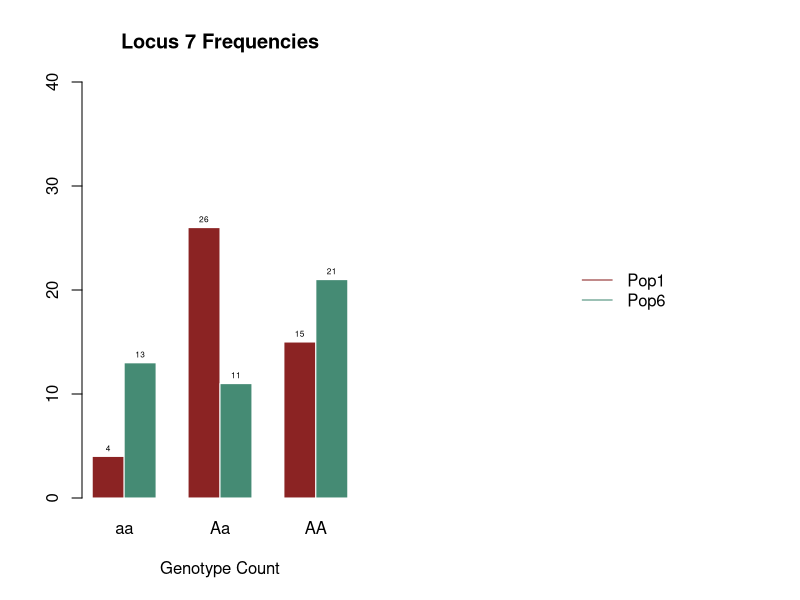
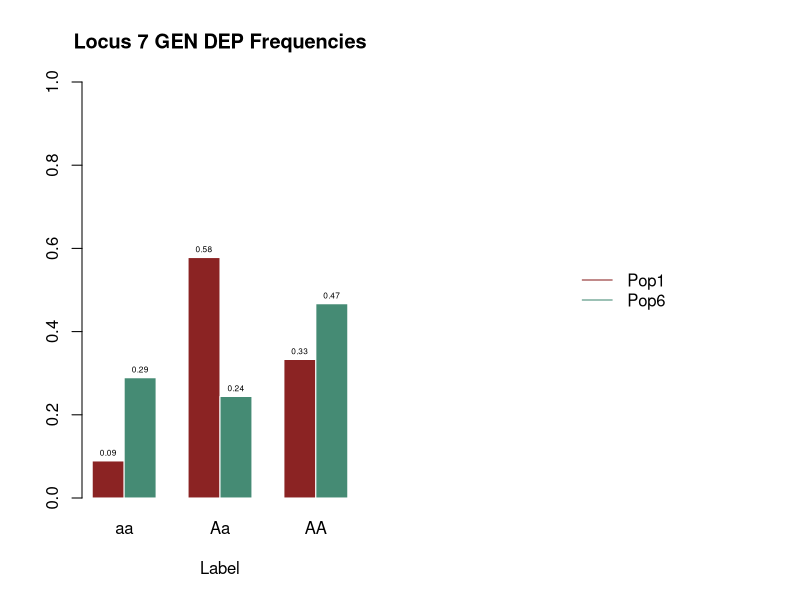
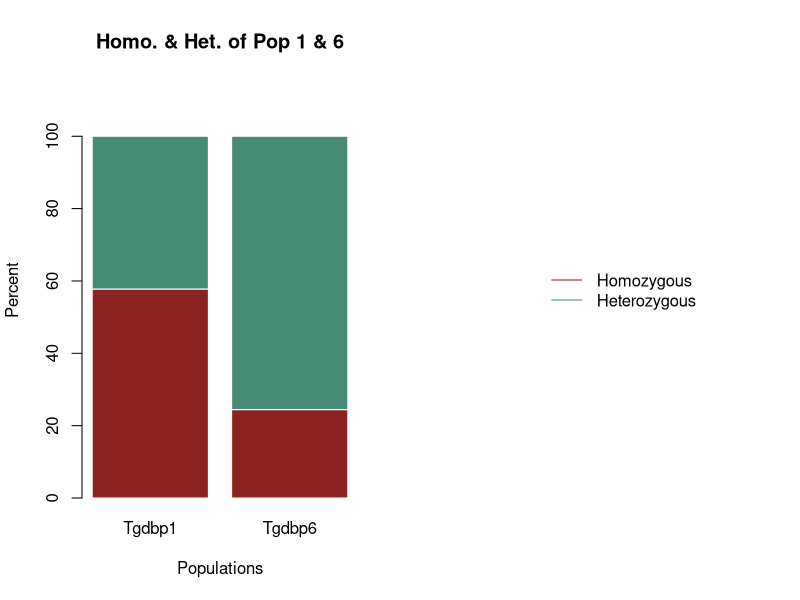
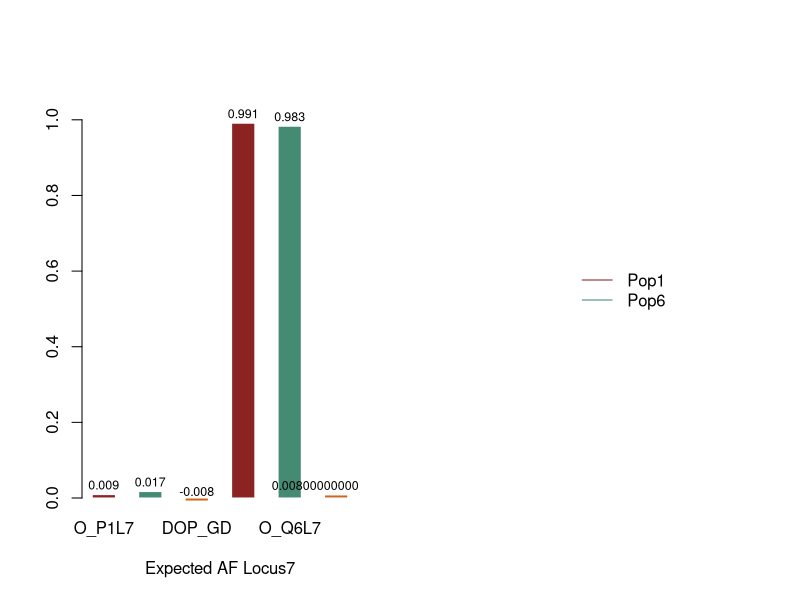
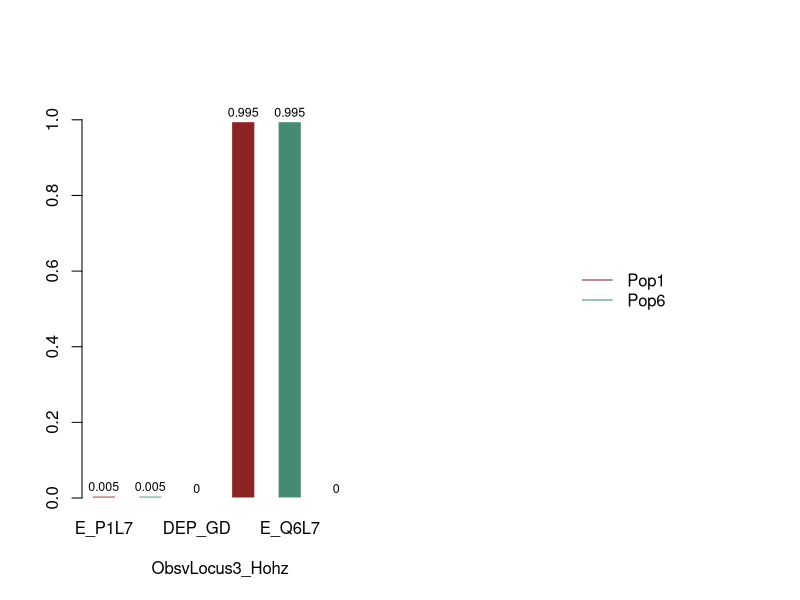
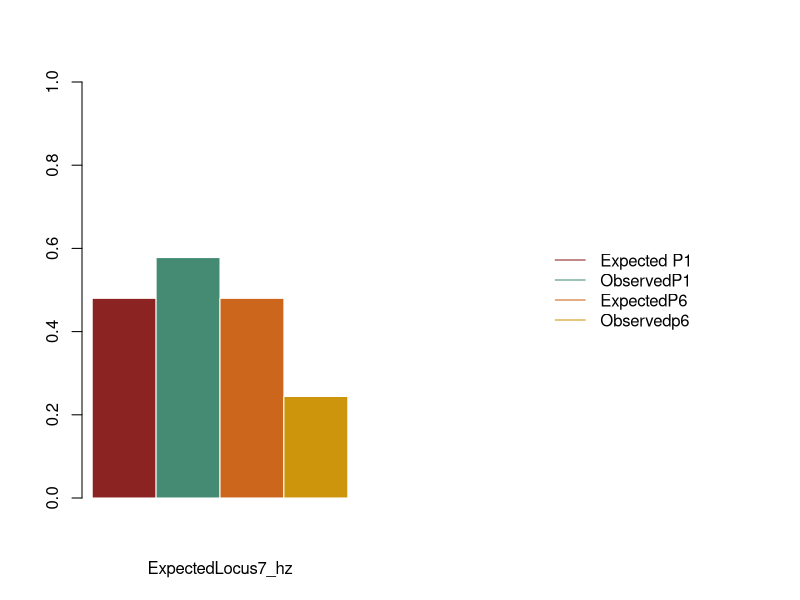
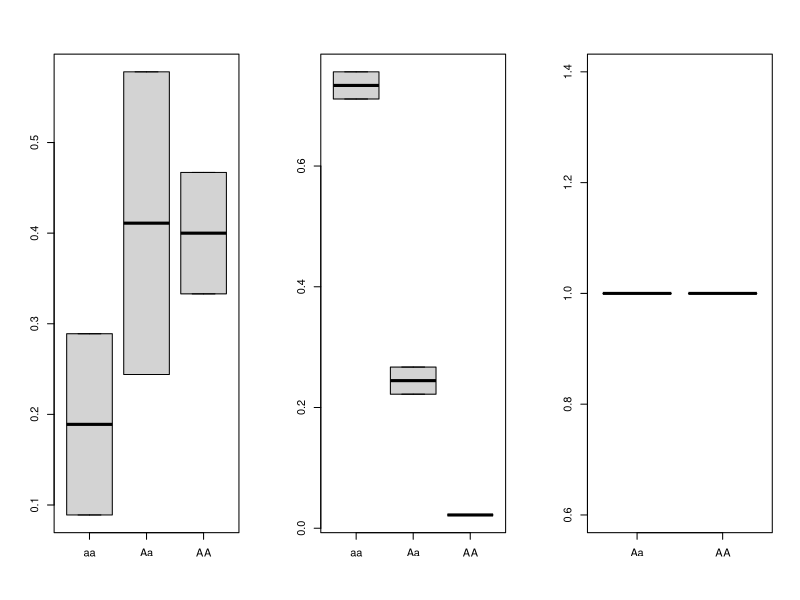

Recreate these plots in R, in order.
## ---- chunk 1
set.seed(123)
n_indv <- 45
n_loci <- 15
n_pop <- 3
## ---- chunk 2
#Population 1
p_1 <- 0.6
q_1 <- 1 - p_1
Pop_1 <- data.frame(matrix(sample(c("AA", "Aa", "aa"), size = n_indv * n_loci, replace = TRUE,prob = c(p_1^2, 2 * p_1 * q_1, q_1^2)),nrow = n_indv,ncol = n_loci))
rownames(Pop_1) <- paste0("Indv_A.", 1:n_indv)
colnames(Pop_1) <- paste0("Genotype_Locus", 1:n_loci)


#Population 2
p_2 <- 0.2
q_2 <- 1 - p_2

Pop_2 <- data.frame(matrix(sample(c("AA", "Aa", "aa"), size = n_indv * n_loci, replace = TRUE,prob = c(p_2^2, 2 * p_2 * q_2, q_2^2)),nrow = n_indv,ncol = n_loci))
rownames(Pop_2) <- paste0("Indv_B.", 1:n_indv)
colnames(Pop_2) <- paste0("Genotype_Locus", 1:n_loci)

#Population 3
p_3 <- 0.9
q_3 <- 1 - p_3
Pop_3 <- data.frame(matrix(sample(c("AA", "Aa", "aa"), size = n_indv * n_loci, replace = TRUE,prob = c(p_3^2, 2 * p_3 * q_3, q_3^2)),nrow = n_indv,ncol = n_loci))
rownames(Pop_3) <- paste0("Indv_C.", 1:n_indv)
colnames(Pop_3) <- paste0("Genotype_Locus", 1:n_loci)

#Population 4
p_4 <- 0.5
q_4 <- 1 - p_4
Pop_4 <- data.frame(matrix(sample(c("AA", "Aa", "aa"), size = n_indv * n_loci, replace = TRUE,prob = c(p_4^2, 2 * p_4 * q_4, q_4^2)),nrow = n_indv,ncol = n_loci))
rownames(Pop_4) <- paste0("Indv_D.", 1:n_indv)
colnames(Pop_4) <- paste0("Genotype_Locus", 1:n_loci)

#Population 5
p_5 <- 0.7
q_5 <- 1 - p_5
Pop_5 <- data.frame(matrix(sample(c("AA", "Aa", "aa"), size = n_indv * n_loci, replace = TRUE,prob = c(p_5^2, 2 * p_5 * q_5, q_5^2)),nrow = n_indv,ncol = n_loci))
rownames(Pop_5) <- paste0("Indv_E", 1:n_indv)
colnames(Pop_5) <- paste0("Genotype_Locus", 1:n_loci)

head(Pop_1)
head(Pop_2)
head(Pop_3)
head(Pop_4)
head(Pop_5)
## ---- chunk 3
sample(n_pop,3)
#Sampling populations 1, 2, & 3
sample(n_loci, 1)
#Sampling Locus 7
## ---- chunk 4

#Population 6: Mirrors Population 1 but shows consequences of inbreeding

#The inbreeding co-efficient  (F) is "The probability that an individual has two alleles at a locus that are identical by descent, ranging from 0 (non-inbred) to 1 (completely inbred). Since it reflects the degree of inbreeding in a population, it influences the frequency and homozygotes and heterozygotes."
#FIS: INBREEDING WITHIN A SINGLE SUB-POPULAITON

# Pedigree F = (sum) (1/2 ^ (n + n' + 1 )) * 1 + Fa
#Fa is the inbreeding coefficient of an ancestor and n and n' are the number of generations from each parent to the common ancestor.

#F(ROH) is the genomic F; which is obtained by assessing runs of homozygosity. Actual autozygosty can vary to a wider degree than the pedigree expected average. 
#Offspring of self-fertilization F = 0.50. 
#Offspring of full-siblings or parent-offspring F = 0.25
#Offspring of half-siblings F = 0.125(1-F)
#Offspring of first cousings F = 0.0625 
#Negative Assortive mating results in a negative Fis value which increases heterozygosity 
#Genetic drift or inbreednig effect of small populations shows that all individuals of a small population eventually become related over time, which increases the population's average Fst, leading to a gradual loss of heterozygosity. 


#Introducing the F-value within the genotype (?) frequency equation looks like: 
#Since inbreeding redistributes genotypes, allele frequencies themselves do not change. 
#Homo A' = p^2 + pF (or, p^2 + pqF)
#homo A = q^2 + pqF
#heterozygote: 2pq(1-F)
F_valuesP6 <- c(0.0625, 0.125, 0.25, 0.5)
F_p6 <- sample(F_valuesP6, 1)
F_p6
F_p6 <- 0.5
p_6 <- 0.6 
q_6 <- 1 - p_6 
Pop_6 <- data.frame(matrix(sample(c("AA", "Aa", "aa"), size = n_indv * n_loci, replace = TRUE,prob = c(p_6^2, ((2 * p_6 * q_6) * (1 - F_p6)), q_6^2)),nrow = n_indv, ncol = n_loci)) 
rownames(Pop_6) <- paste0("Indv_F.", 1:n_indv) 
colnames(Pop_6) <- paste0("Genotype_Locus", 1:n_loci)
Pop_6





#Population 7: Mirrors Population 2 but shows consequences of genetic drift after x generations
#FST: INBREEDING BETWEEN SUBPOPULATIONS
#FIT: INBREEDING ACROSS THE WHOLE POPULATION

#Heterozygous affect 2(pq)(1-Fst)
#pq in above equations have little hats, basically the same as population 6's equation but fashionable
#values of 0.00-0.05 show little to no drift. There is high gene flow
#values of 0.05-0.15 show moderate, ongoing genetic drift in partially isolated subpopulations with limited gene flow
#values of 0.15-0.25 shows strong genetic drift and polonged isolation; sub-populations have noticably diverged in allele frequencies
#values greater then 0.25 show severe-drift or near coplete isolation. Subpopulations are approachinng fixation for different alleles (FST = 1.0 for complete fixation)

F_values_P7 <- c(0.05, 0.10, 0.15, 0.20, 0.25)
Fst_p7 <- sample(F_values_P7, 1)
Fst_p7
#calculate p hat and q hat...
p_7 <- 0.2
q_7 <- 1 - p_7
Pop_7 <- data.frame(matrix(sample(c("AA", "Aa", "aa"), size = n_indv * n_loci, replace = TRUE,prob = c(p_7^2, ((2 * p_7 * q_7) * (1 - Fst_p7)), q_7^2)),nrow = n_indv,ncol = n_loci)) 
rownames(Pop_7) <- paste0("Indv_G.", 1:n_indv) 
colnames(Pop_7) <- paste0("Genotype_Locus", 1:n_loci)  
Pop_7

#Population 8: Mirrors Population 3 but shows consequences of fixation 

F_values_P8 <- c(0.25, 0.35, 0.45, 0.55, 0.65, 0.75, 0.85, 0.95)
Fst_p8 <- sample(F_values_P8, 1)
Fst_p8
#need to calculate pq hat from pop3
p_8 <- 0.9
q_8 <- 1 - p_8
Pop_8 <- data.frame(matrix(sample(c("AA", "Aa", "aa"), size = n_indv * n_loci, replace = TRUE,prob = c(p_8^2, ((2 * p_8 * q_8) * (1 - Fst_p8)), q_8^2)),nrow = n_indv,ncol = n_loci)) 
rownames(Pop_8) <- paste0("Indv_H.", 1:n_indv) 
colnames(Pop_8) <- paste0("Genotype_Locus", 1:n_loci)   

## ---- chunk 5
#Binding genotype counts per (original) population

#Testing locus 7 at populations 1, 2, 3 

#genetic depression
gd_locus7 <- rbind(table(Pop_1$Genotype_Locus7), table(Pop_6$Genotype_Locus7))
rownames(gd_locus7) <- c("Pop_1", "Pop_6")

#genetic drift
gdf_locus7 <- rbind(table(Pop_2$Genotype_Locus7), table(Pop_7$Genotype_Locus7))
rownames(gdf_locus7) <- c("Pop_2", "Pop_7")

#allele fixation
afx_locus7 <- rbind(table(Pop_3$Genotype_Locus7), table(Pop_8$Genotype_Locus7))
rownames(afx_locus7) <- c("Pop_3", "Pop_8")

#Checking tables

gd_locus7

gdf_locus7

afx_locus7
## ---- chunk 6
#Defining frequencies for Locus 7 
#Genetic Depression
#population 1
fq_gdP1 <- gd_locus7[1,]/ sum(gd_locus7[1,])
fq_gdP1 <- round(fq_gdP1, digits = 3)



#Population 6
fq_gdP6 <- gd_locus7[2,] / sum(gd_locus7[2,])
fq_gdP6 <- round(fq_gdP6, digits = 3)

fq_gdP6


fq_GD <- rbind(fq_gdP1, fq_gdP6)
fq_GD

#Genetic Drift
#Population 2

fq_gdfP2 <- gdf_locus7[1,] / sum(gdf_locus7[1,])
fq_gdfP2 <- round(fq_gdfP2, digits = 3)

fq_gdfP2


#Population 7
fq_gdfP7 <- gdf_locus7[2,] / sum(gdf_locus7[2,])
fq_gdfP7 <- round(fq_gdfP7, digits = 3)

fq_gdfP7

fq_GDF <- rbind(fq_gdfP2, fq_gdfP7)
fq_GDF

dim(fq_GDF)

#Fixation
#Population 3
fq_afxP3 <-  afx_locus7[1,] / afx_locus7[1,]
fq_afxP3 <- round(fq_afxP3, digits = 3)

fq_afxP3

#Population 8
fq_afxP8 <-  afx_locus7[2,] / afx_locus7[2,]
afx_gcP8 <- round(fq_afxP8, digits = 5)

fq_afxP8

fq_AFX <- rbind(fq_afxP3, fq_afxP8)
fq_AFX
## ---- chunk 7
#Homozygosity & Heterozygosity percentages

#Genetic Inbreeding
HMP1L7 <- sum(gd_locus7[1,1] + gd_locus7[1,3]) / sum(gd_locus7[1,]) * 100
HTP1L7 <- 100 - HMP1L7
HMP1L7
HTP1L7

HMP6L7 <- sum(gd_locus7[2,1] + gd_locus7[2,3]) / sum(gd_locus7[2,]) * 100
HTP6L7 <- 100 - HMP6L7
HMP6L7
HTP6L7

GD_HTL7 <- c(HTP1L7, HTP6L7)
GD_HTL7 <- round(GD_HTL7, digits = 3)
GD_HTL7

GD_HML7 <- c(HMP1L7, HMP6L7)
GD_HML7 <- round(GD_HML7, digits = 3)
GD_HML7

T_GD_HTL7 <- cbind(GD_HTL7, GD_HML7)

rownames(T_GD_HTL7) <- c("Pop_1", "Pop_6")
colnames(T_GD_HTL7) <- c("Homozygosity % ", "Heterozygosity %")
T_GD_HTL7


#Genetic Drift

HMP2L7 <-  sum(gdf_locus7[1,1] + gdf_locus7[1,3]) / sum(gdf_locus7[1,]) * 100
HTP2L7 <- 100 - HMP2L7
HMP2L7
HTP2L7

HMP7L7<-  sum(gdf_locus7[2,1] + gdf_locus7[2,3]) / sum(gdf_locus7[2,]) * 100
HTP7L7 <- 100 - HMP7L7
HTP7L7
HMP7L7

GDF_HTL7 <- c(HTP2L7, HTP7L7)
GDF_HTL7 <- round(GDF_HTL7, digits = 3)


GDF_HML7 <- c(HMP1L7, HMP7L7)
GDF_HML7 <- round(GDF_HML7, digits = 3)

T_GDF_HTL7 <- cbind(GDF_HTL7, GDF_HML7)

rownames(T_GDF_HTL7) <- c("Pop_2", "Pop_7")
colnames(T_GDF_HTL7) <- c("Homozygosity % ", "Heterozygosity %")
T_GDF_HTL7

#Allele Fixation
HMP3L7 <-  sum(0 + afx_locus7[1,2]) / sum(afx_locus7[1,]) * 100
HTP3L7 <- 100 - HMP3L7
HMP3L7
HTP3L7

HMP8L7<-  sum(0 + afx_locus7[2,2]) / sum(gd_locus7[2,]) * 100
HTP8L7 <- 100 - HMP8L7
HTP8L7
HMP8L7


AFX_HTL7 <- c(HTP3L7, HTP8L7)
AFX_HTL7 <- round(AFX_HTL7, digits = 3)


AFX_HML7 <- c(HMP3L7, HMP8L7)
AFX_HML7 <- round(AFX_HML7, digits = 3)



T_AFX_HTL7 <- cbind(AFX_HTL7, AFX_HML7)

rownames(T_AFX_HTL7) <- c("Pop_3", "Pop_8")
colnames(T_AFX_HTL7) <- c("Homozygosity % ", "Heterozygosity %")
T_AFX_HTL7

## ---- chunk 8


#Expected allele frequencies

#Population 1

E_P1L7 <- c(p =  (2 * p_1 * q_1) / (2 * n_indv))
E_P1L7 <- round(E_P1L7, digits = 3)
E_P1L7
E_Q1L7 <- c( 1 - E_P1L7)
E_Q1L7 <- round(E_Q1L7, digits = 3)
E_Q1L7


#Population 6

E_P6L7 <- c(p =  (2 * p_6 * q_6) / (2 * n_indv))
E_P6L7 <- round(E_P1L7, digits = 3)
E_P6L7
E_Q6L7 <- c( 1 - E_P1L7)
E_Q6L7 <- round(E_Q1L7, digits = 3)
E_Q6L7

#diff
DEP_GD <- sum(E_P1L7 - E_P6L7)
DEQ_GD <- sum(E_Q1L7 - E_Q6L7)

#Comparision
GDEAFL7 <- cbind(E_P1L7, E_P6L7,DEP_GD, E_Q1L7, E_Q6L7, DEQ_GD)
GDEAFL7



#Population 2
E_P2L7 <- c(p =  (2 * p_2 * q_2) / (2 * n_indv))
E_P2L7 <- round(E_P2L7, digits = 3)
E_P2L7
E_Q2L7 <- c( 1 - E_P2L7)
E_Q2L7 <- round(E_Q2L7, digits = 3)
E_Q2L7


#Population 7
E_P7L7 <- c(p =  (2 * p_7 * q_7) / (2 * n_indv))
E_P7L7 <- round(E_P2L7, digits = 3)
E_P7L7
E_Q7L7 <- c( 1 - E_P2L7)
E_Q7L7 <- round(E_Q2L7, digits = 3)
E_Q7L7

#diff
DEP_GDF <- sum(E_P2L7 - E_P7L7)
DEQ_GDF <- sum(E_Q2L7 - E_Q7L7)

#Comparision
GDF_EAFL7 <- cbind(E_P2L7, E_P7L7,DEP_GDF, E_Q2L7, E_Q7L7, DEQ_GDF)
GDF_EAFL7

#Population 3
E_P3L7 <- c(p =  (2 * p_3 * q_3) / (2 * n_indv))
E_P3L7 <- round(E_P3L7, digits = 3)
E_P3L7
E_Q3L7 <- c( 1 - E_P3L7)
E_Q3L7 <- round(E_Q3L7, digits = 3)
E_Q3L7

#Population 8
E_P8L7 <- c(p =  (2 * p_3 * q_3) / (2 * n_indv))
E_P8L7 <- round(E_P3L7, digits = 3)
E_P8L7
E_Q8L7 <- c( 1 - E_P3L7)
E_Q8L7 <- round(E_Q3L7, digits = 3)
E_Q8L7

#diff
DEP_AFX <- sum(E_P3L7 - E_P8L7)
DEQ_AFX <- sum(E_Q3L7 - E_Q8L7)

#Comparision
AFX_EAFL7 <- cbind(E_P3L7, E_P8L7,DEP_AFX, E_Q3L7, E_Q8L7, DEQ_AFX)
AFX_EAFL7



#Observed allele frequencies at each sampled population: L7

#Population 1

O_P1L7 <- c(p2o =  2 * (fq_GD[1,1] + fq_GD[1,3]) / (2 * n_indv))
O_P1L7 <- round(O_P1L7, digits = 3)
O_P1L7
O_Q1L7 <-c( 1 - O_P1L7 )
O_Q1L7 <- round(O_Q1L7, digits = 3)
O_Q1L7

#Population 6

O_P6L7 <- c(p2o =  2 * (fq_GD[2,1] + fq_GD[2,3]) / (2 * n_indv))
O_P6L7 <- round(O_P6L7, digits = 3)
O_P6L7
O_Q6L7 <-c( 1 - O_P6L7 )
O_Q6L7 <- round(O_Q6L7, digits = 3)
O_Q6L7

#diff
DOP_GD <- sum(O_P1L7 - O_P6L7)
DOQ_GD <- sum(O_Q1L7 - O_Q6L7)

#Comparision
GD_OAFL7 <- cbind(O_P1L7, O_P6L7,DOP_GD, O_Q1L7, O_Q6L7, DOQ_GD)
GD_OAFL7


#Population 2

O_P2L7 <- c(p2o =  2 * (fq_GDF[1,1] + fq_GDF[1,3]) / (2 * n_indv))
O_P2L7 <- round(O_P2L7, digits = 3)
O_P2L7
O_Q2L7 <-c( 1 - O_P2L7 )
O_Q2L7 <- round(O_Q2L7, digits = 3)
O_Q2L7

#Population 7

O_P7L7 <- c(p2o =  2 * (fq_GDF[2,1] + fq_GDF[2,3]) / (2 * n_indv))
O_P7L7 <- round(O_P7L7, digits = 3)
O_P7L7
O_Q7L7 <-c( 1 - O_P7L7 )
O_Q7L7 <- round(O_Q7L7, digits = 3)

#diff
DOP_GDF <- sum(O_P2L7 - O_P7L7)
DOQ_GDF <- sum(O_Q2L7 - O_Q7L7)

#Comparision
GDF_OAFL7 <- cbind(O_P2L7, O_P7L7,DOP_GDF, O_Q2L7, O_Q7L7, DOQ_GD)
GDF_OAFL7


#Population 3

O_P3L7 <- c(p3o =  2 * (fq_AFX[1,1] + fq_AFX[1,2]) / (2 * n_indv))
O_P3L7 <- round(O_P3L7, digits = 3)
O_P3L7
O_Q3L7 <-c( 1 - O_P3L7 )
O_Q3L7 <- round(O_Q3L7, digits = 3)
O_Q3L7

#Population 8

O_P8L7 <- c(p2o =  2 * (fq_AFX[2,1] + fq_AFX[2,2]) / (2 * n_indv))
O_P8L7 <- round(O_P8L7, digits = 3)
O_P8L7
O_Q8L7 <-c( 1 - O_P8L7 )
O_Q8L7 <- round(O_Q8L7, digits = 3)
O_Q8L7

#diff
DOP_AFX <- sum(O_P3L7 - O_P8L7)
DOQ_AFX <- sum(O_Q3L7 - O_Q8L7)

#Comparision
AFX_OAFL7 <- cbind(O_P3L7, O_P8L7,DOP_GD, O_Q3L7, O_Q8L7, DOQ_GD)
AFX_OAFL7

## ---- chunk 9
#Expected at each population for Locus 7

#For populations 1

EHZP1L7 <- c(Aa =  2 * p_1 * q_1)
EHZP1L7 

#Population 6
EHZP6L7 <- c(Aa =  2 * p_6 * q_6)
EHZP6L7 

#For populations 2 

EHZP2L7 <- c(Aa =  2 * p_2 * q_2)
EHZP2L7 

#For population 7
EHZP7L7 <- c(Aa =  2 * p_7 * q_7)
EHZP7L7 


#For populations 3

EHZP3L7 <- c(Aa =  2 * p_3 * q_3)
EHZP3L7 

#For population 8
EHZP8L7 <- c(Aa =  2 * p_8 * q_8)
EHZP8L7 

#AEHZL7 <- rbind(EHZP1L7, EHZP2L7, EHZP3L7)

#AEHZL7


#Observed
#Population 1

OHZP1L7 <- c(Aa =  fq_GD[1,2])
OHZP1L7 

#Population 6

OHZP6L7 <- c(Aa =  fq_GD[2,2])
OHZP6L7 

#Population 2
OHZP2L7 <- c(Aa =  fq_GDF[1,2])
OHZP2L7 

#Population 7
OHZP7L7 <- c(Aa =  fq_GDF[2,2])
OHZP7L7 

#Population 3
OHZP3L7 <- c(Aa =  fq_AFX[1,2])
OHZP3L7 

#Population 8

OHZP8L7 <- c(Aa =  fq_AFX[2,2])
OHZP8L7 

#Inbreeding
AOHZGDL7 <- rbind(OHZP1L7, OHZP3L7)
AOHZGDL7

#Drift
AOHZGDFL7 <- rbind(OHZP2L7, OHZP6L7)
AOHZGDFL7

#Fixation

AOHZAFXL7 <- rbind(OHZP3L7, OHZP6L7)
AOHZAFXL7
fq_AFX
## ---- chunk 10
#FIs = Ho - He / He or something
#yeah booooyyyyy


#Population 1
GD_FP1 <- ((OHZP1L7 - EHZP1L7)/EHZP1L7)

#Population 6
GD_FP6 <- ((OHZP6L7 - EHZP6L7)/EHZP6L7)

#Comparison Table
GD_FC <- data.frame(rbind(GD_FP1, GD_FP6))
GD_FC <- round(GD_FC, digits = 3)
rownames(GD_FC) <- c("Pop 1", "Pop 6")
colnames(GD_FC) <- paste0("F-value")
GD_FC

#Population 2
GDF_FP2 <- ((OHZP2L7 - EHZP2L7)/EHZP2L7)

#Population 7
GDF_FP7 <- ((OHZP7L7 - EHZP7L7)/EHZP7L7)

#Comparison
GDF_FC <- data.frame(rbind(GDF_FP2, GDF_FP7))
GDF_FC <- round(GDF_FC, digits = 3)
rownames(GDF_FC) <- c("Pop 2", "Pop 7")
colnames(GDF_FC) <- paste0("F-value")
GDF_FC


#Population 3
GD_FP3 <- ((OHZP3L7 - EHZP3L7)/EHZP3L7)

#Population 8
GD_FP8 <- ((OHZP8L7 - EHZP8L7)/EHZP8L7)

#Comparison
AFX_FC <- data.frame(rbind(GD_FP3, GD_FP8))
AFX_FC <- round(AFX_FC, digits = 3)
rownames(AFX_FC) <- c("Pop 3", "Pop 8")
colnames(AFX_FC) <- paste0("F-value")
AFX_FC
## ---- chunk 11
#Grouped Graphs for Genotype Counts

#Genetic Depression: Populations 1 & 6
par(mfrow = c(1,2))

ylimgc <- c(0, 40)
gd_locus7R <- round(gd_locus7, digits = 2)

SPGCL3 <- barplot(gd_locus7, col=colors()[c(36, 12)], border = "white", font.axis = 1, beside = T, xlab="Genotype Count", main = "Locus 7 Frequencies", font.lab=1, ylim = ylimgc)
colnames(SPGCL3) <- c("aa", "Aa", "AA")
text(x = SPGCL3, y = gd_locus7, labels = gd_locus7R, adj = c(.5, -0.75), cex = .5, col = "black")

plot.new()
legend("center", legend = c("Pop1", "Pop6"), col = colors()[c(36, 12, 55)], lty = 1, bty = "n")
## ---- chunk 12
#Grouped Graphs for Genotype Frequencies
par(mfrow = c(1,2))

ylimfq <- c(0, 1)
fq_GDR <- round(fq_GD, digits = 2)

SPGFL7 <- barplot(fq_GD, col=colors()[c(36, 12)], border = "white", font.axis = 1, beside = T, xlab="Label", main = "Locus 7 GEN DEP Frequencies", font.lab= 1, ylim = ylimfq)
colnames(SPGFL7) <- c("aa", "Aa", "AA")
text(x = SPGFL7, y = fq_GD, labels = fq_GDR, adj = c(.5, -0.75), cex = .5, col = "black")

plot.new()
legend("center", legend = c("Pop1", "Pop6"), col = colors()[c(36, 12)], lty = 1, bty = "n")

## ---- chunk 13
##########dont know why labels arent showin up right##############
par(mfrow = c(1,2))


Tgdbp1 <-c(57.78, 42.22)
Tgdbp6 <- c(24.44, 75.56 )
ylimtgd <- c(0,115)

T_GD_HTL7.BP <- cbind(Tgdbp1, Tgdbp6)

SPHHL7 <- barplot(T_GD_HTL7.BP, col=colors()[c(36,12)], border = "white", font.axis = 1, ylab = "Percent", xlab = "Populations", main = "Homo. & Het. of Pop 1 & 6", font.lab = 1, ylim = ylimtgd) 
text(x = T_GD_HTL7.BP, y = T_GD_HTL7, labels = T_GD_HTL7, adj = c(.5, -0.5), cex = .8, col = "black")


plot.new()
legend("center", legend = c("Homozygous", "Heterozygous"), col = colors()[c(36, 12)], lty = 1, bty = "n")
## ---- chunk 14
par(mfrow = c(1,2))
ylimfqh <- c(0, 1.1)

OAFBP <- barplot(GD_OAFL7, col=colors()[c(36, 12, 55)], border = "white", font.axis = 1, beside = T, xlab="Expected AF Locus7", font.lab=1, ylim = ylimfqh)
#rownames(AEAFL11) <- c("P_p2", "QP2", "P_P3", "QP3", "P_P4", "QP4")
text(x = OAFBP, y = GD_OAFL7, labels = GD_OAFL7, adj = c(.5, -0.5), cex = .75, col = "black")

plot.new()
legend("center", legend = c("Pop1", "Pop6"), col = colors()[c(36, 12)], lty = 1, bty = "n")

par(mfrow = c(1,2))
EAFBP <- barplot(GDEAFL7, col=colors()[c(36, 12, 55)], border = "white", font.axis = 1, beside = T, xlab="ObsvLocus3_Hohz", font.lab=1, ylim = ylimfqh)
#rownames(AOAFL11) <- c("Pop2", "Pop3", "Pop4")
text(x = EAFBP, y = GDEAFL7, labels = GDEAFL7, adj = c(.5, -0.5), cex = .75, col = "black")


plot.new()
legend("center", legend = c("Pop1", "Pop6"), col = colors()[c(36, 12)], lty = 1, bty = "n")
## ---- chunk 15


par(mfrow = c(1,2))
ylimfqh <- c(0, 1)

EHZV <- matrix(cbind(EHZP1L7, OHZP1L7, EHZP6L7, OHZP6L7))
rownames(EHZV) <- c("Pop1", "Pop6", "P1", "P6")

EHZBP <- barplot(EHZV, col=colors()[c(36, 12, 55, 78)], border = "white", font.axis = 1, beside = T, xlab="ExpectedLocus7_hz", font.lab=1, ylim = ylimfqh)
text(x = EHZBP, y = EHZBP, labels = EHZV, adj = c(.5, -0.5), cex = .75, col = "black")

plot.new()
legend("center", legend = c("Expected P1", "ObservedP1", "ExpectedP6", "Observedp6"), col = colors()[c(36, 12, 55, 78)], lty = 1, bty = "n")
## ---- chunk 16
par(mfrow = c(1,3))
boxplot(fq_GD)
boxplot(fq_GDF)
boxplot(fq_AFX)
